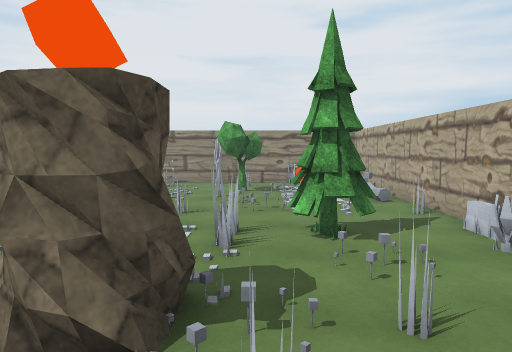
[1] (above)

17 first-person views from a walk through a scene from a Unity 3-D project. The camera is 1.5 m above the floor, tilts 4° down and sees 70° across. The floor is counted in squares, 1 m on a side. Each view is taken from the middle of a square. On the plan, view 1 faces up. The plan holds only what a view shows up to about 16 squares ahead; the rest is blank. The place goes on beyond the plan. Some surface patterns are stand-ins.

[2]
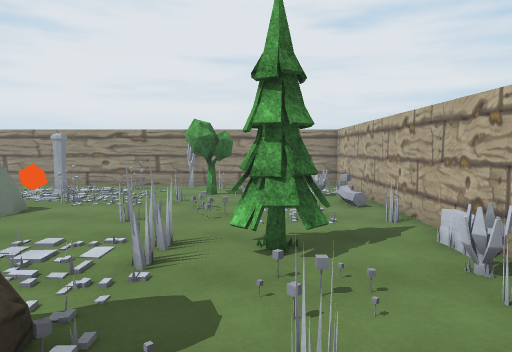

[3]
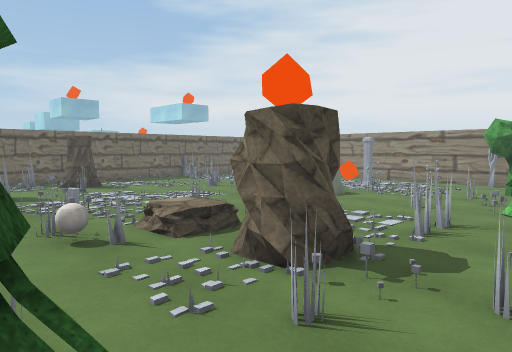

[4]
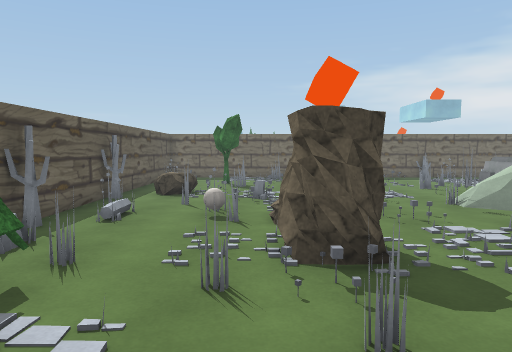

[5]
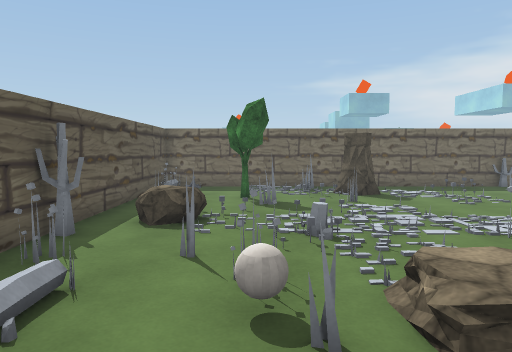

[6]
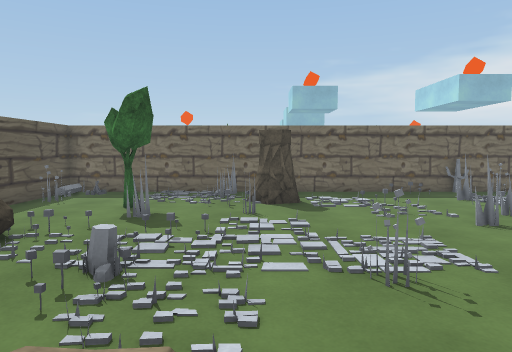

[7]
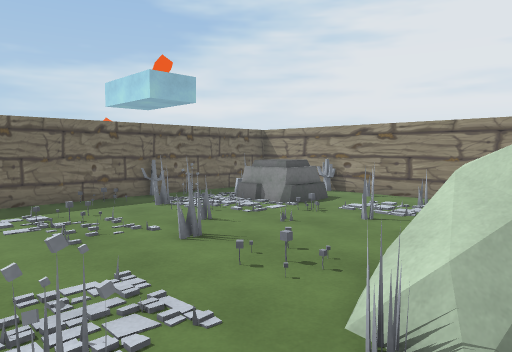

[8]
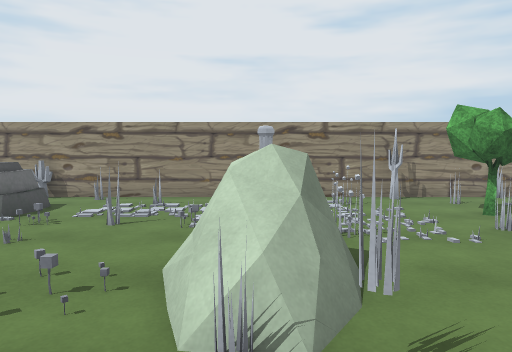

[9]
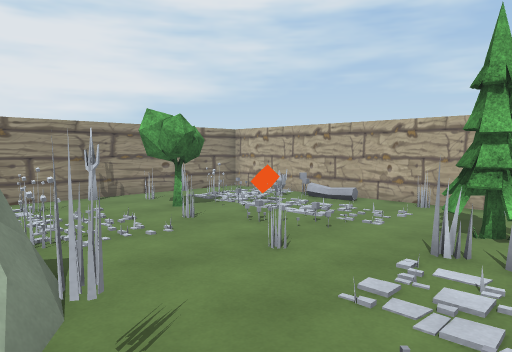

[10]
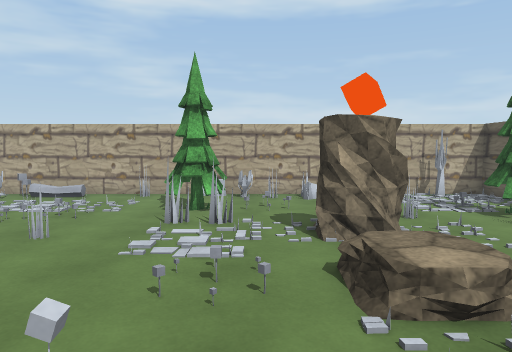

[11]
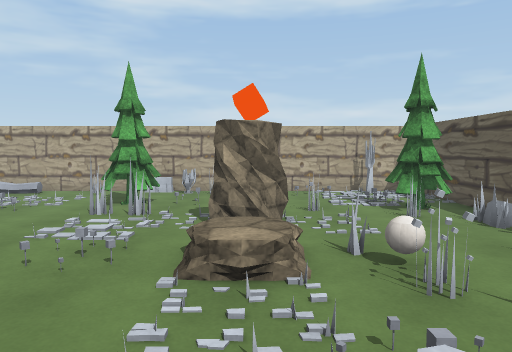

[12]
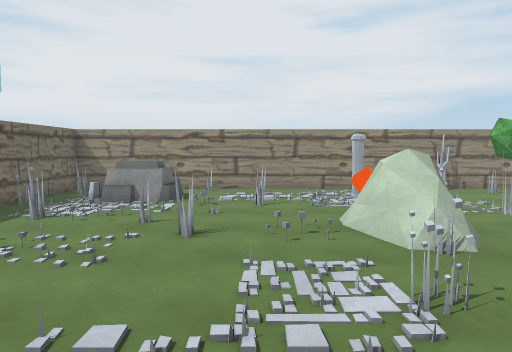

[13]
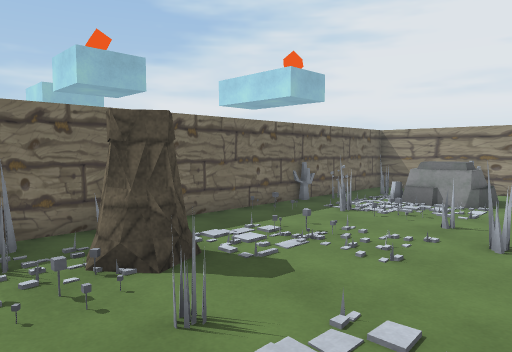

[14]
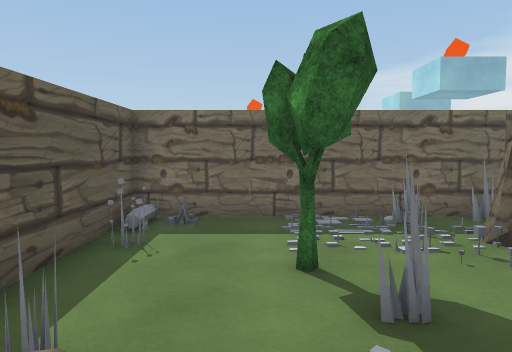

[15]
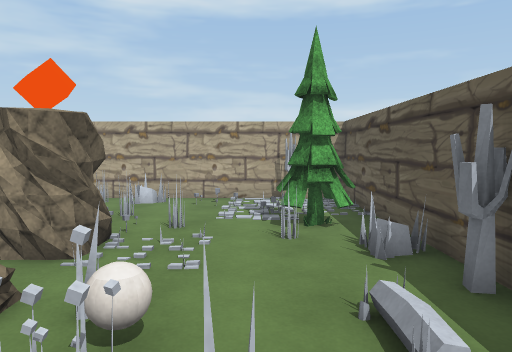

[16]
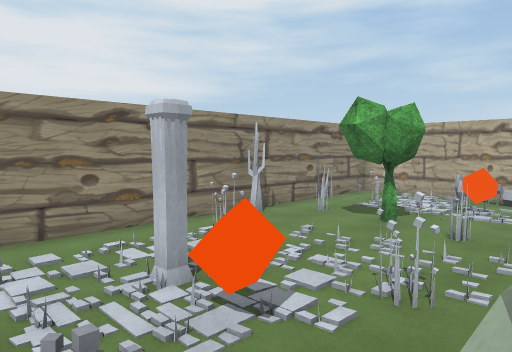

[17]
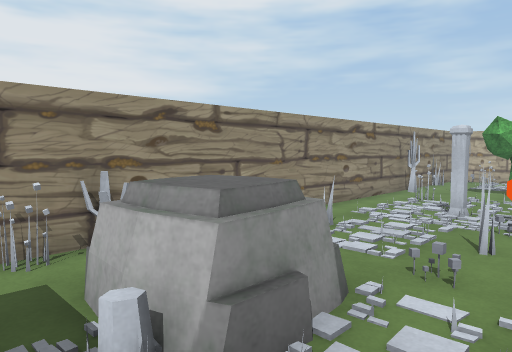

### Floor plan
Points are (right, up) in squares from view 1. A wall is a line through its corners. A room is listed if a view was taken in it or the views show most of it. See-through windows are left out.
Room 1 (views 1, 2, 3, 4, 5, 6, 7, 8, 9, 10, 11, 12, 13, 14, 15, 16, 17)
walls: (-7.4, -2.1) (-7.2, -2.7); (-3.5, -2.5) (-3, -2.3) (-2.9, -2.6); (-3.1, -2.6) (-3.3, -2.1); (-2.9, -2.8) (-3.4, -2.1); (-1.4, 16.4) (-1.8, 16.1); (-16.2, 10.5) (-16.2, -2.7) (4.5, -2.7) (4.5, 16.7) (-16.2, 16.7) (-16.2, 12.4)
ways out: gap at (2, 16)
objects: other object (-16, 3); other object (-16, 5); other object (-16, 11); other object (-16, 12) to (-15, 12); other object (-15, 3); other object (-15, 15); other object (-14, -2); rock (-14, 4) to (-13, 5); other object (-14, 10); rock (-14, 13) to (-12, 15); other object (-14, 16); tree (-13, 0) to (-13, 1); other object (-13, 16); other object (-12, 4); other object (-11, 1); other object (-11, 10); other object (-11, 16); rock (-10, -1) to (-8, 0); other object (-10, 9); other object (-9, 12); other object (-9, 15); other object (-7, 2); other object (-7, 6); other object (-7, 8) to (-5, 10); other object (-6, -2); other object (-6, 0); other object (-6, 7); cube (-6, 12); other object (-6, 14); other object (-5, 1); other object (-5, 7); ball (-4, 1); other object (-4, 2); other object (-4, 11); other object (-4, 15) to (-3, 15); other object (-2, -2); rock (-2, 2) to (-1, 4); other object (-2, 9); other object (-1, -1); other object (-1, 12); tree (-1, 13) to (0, 14); tree (0, -2) to (1, -1); other object (0, 2); other object (0, 6); other object (0, 7); other object (0, 15); other object (1, 3); tree (1, 6) to (2, 7); cube (2, 12); other object (2, 15); other object (3, 13); other object (4, 3); other object (4, 4); other object (4, 5); other object (4, 9); other object (4, 12) to (4, 13)

Positions as (right, up) in squares from view 1, and headings:
1: (0, 0), facing up
2: (1, 1), facing up
3: (2, -1), facing up-left
4: (4, 2), facing left
5: (-1, 1), facing left
6: (-3, 4), facing left
7: (-5, 5), facing up-left
8: (-6, 5), facing up
9: (-6, 5), facing up-right
10: (-8, 5), facing right
11: (-9, 3), facing right
12: (-9, 2), facing up
13: (-9, 2), facing up-left
14: (-8, 0), facing left
15: (-7, 0), facing right
16: (-8, 10), facing up-right
17: (-15, 11), facing up-right
